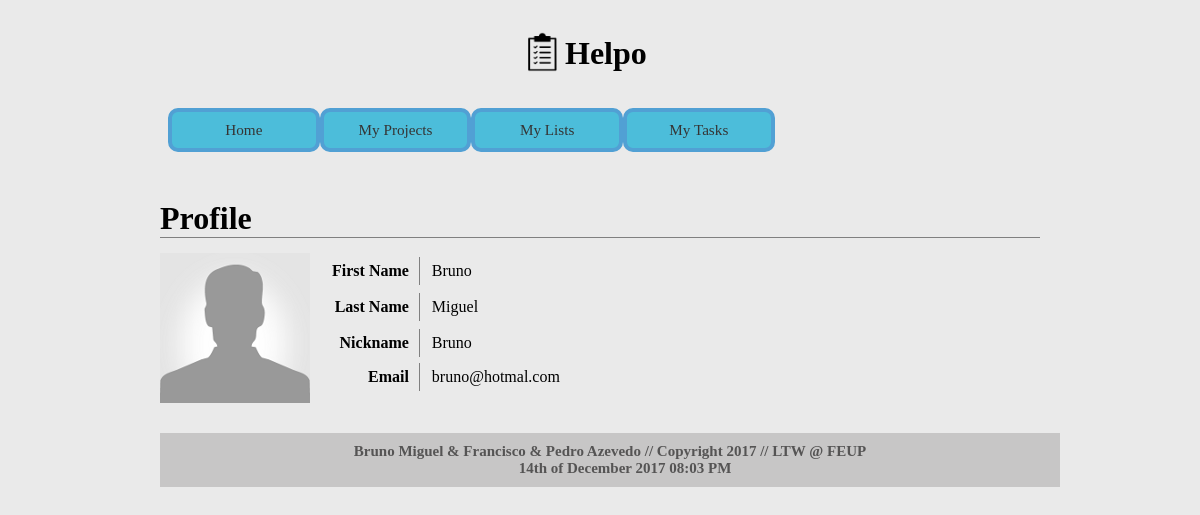
Page /profile_page.php?id=3 on the committed database.
### tables this page shows
CREATE TABLE users (
	USER_ID  	INTEGER PRIMARY KEY AUTOINCREMENT,
	ROLE 		INTEGER,
	USERNAME 	VARCHAR(30) NOT NULL,
	PASSWORD 	VARCHAR(30) NOT NULL,
	EMAIL 		TEXT NOT NULL,
	FIRST_NAME	VARCHAR(30) NOT NULL,
	LAST_NAME 	VARCHAR(70) NOT NULL,
	BDAY		INTEGER NOT NULL,
	BMONTH		TEXT NOT NULL,
	BYEAR		INTEGER NOT NULL,
	IMG_NAME	TEXT
);

### database/db.php (called while the page is built, shortened)
<?php
    class Database {
        private $database;
        public function __construct($sqlite_file_path) {
            try {
                $this->base_path = $_SERVER['SERVER_NAME'] . $_SERVER['PHP_SELF'];
                $this->database = new PDO('sqlite:' . $sqlite_file_path);
                $this->database->setAttribute(PDO::ATTR_ERRMODE, PDO::ERRMODE_EXCEPTION);
            }
            catch (PDOException $e) {
                echo 'Connection to database failed: ' . $e->getMessage();
            }
        }
        public function get_user_from_id($user_id) {
            $statement = $this->database->prepare('SELECT * FROM users WHERE USER_ID = ?');
            $statement->execute(array($user_id));
            return $statement->fetch();
        }
    }
?>

### templates/html_profile.php (the view, shortened to what this page needs)
<div id="profile">
  <h1 id="profileheader">Profile</h1>
  <div id="profilecontent"><?
    if (isset($user['IMG_NAME'])) {
      echo '<img id="profileimage" src="' . $user['IMG_NAME'] . '"/>';
    } else {
      echo '<img id="profileimage" src="./images/default-avatar.png"/>';
    }
  ?><table class="ptable">
      <tr>
        <td>First Name</td>
        <td id="firstname"><?echo $user['FIRST_NAME']?> </td>
      <tr>
	  <tr>
        <td>Last Name</td>
		<td id="lastname"><?echo $user['LAST_NAME']?> </td>
      <tr>
      <tr>
        <td>Nickname</td>
        <td id="nickname"><?echo $user['USERNAME']?></td>
      </tr>
      <tr>
        <td>Email</td>
        <td id="email"><?echo $user['EMAIL']?></td>
      </tr>
    </table>
  </div>
</div>

### css/profile_header.css (style rules this page uses)
* { margin: 0px; font-family: Trebuchet MS; }
body { margin: 2em 10em 3em 10em; background-color: #eaeaea; position: relative; }
.ptable { float: left; padding-left: 10px; }
.ptable td { padding: 5px 10px; }
.ptable td:first-child { display: block; margin: 2px 0px; text-align: right; font-weight: bold; border-right: 1px gray solid; }
#profilecontent { padding-top: 15px; border-top: 1px gray solid; }
#profileimage { float: left; width: 150px; }

### rows in the picture
users: FIRST_NAME "Bruno", LAST_NAME "Miguel", USERNAME "Bruno", EMAIL "bruno@hotmal.com"
